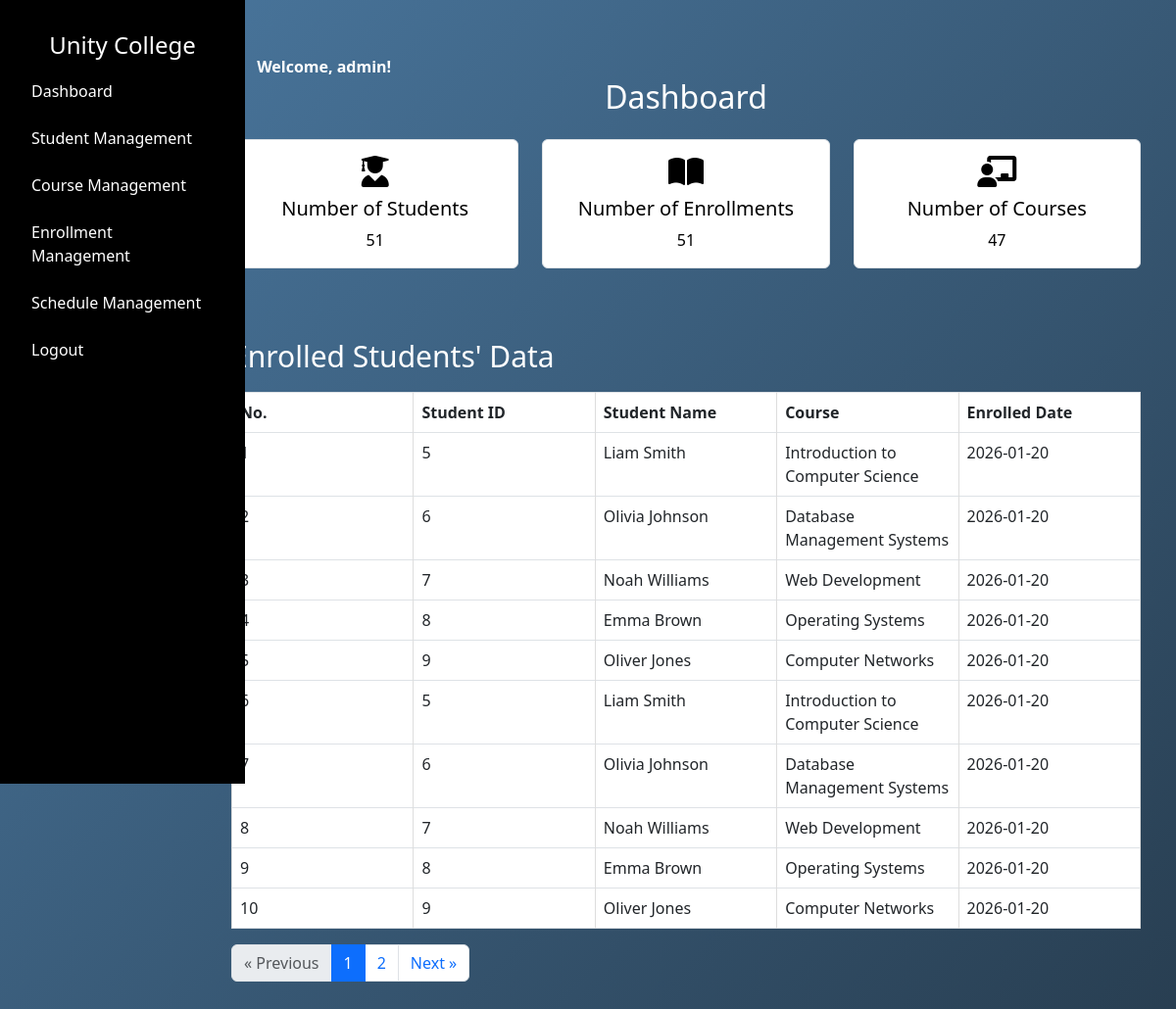
The app's page /admin/dashboard (signed in) with its own data.
### tables this page shows
CREATE TABLE "enrollment" (
    "id" INTEGER PRIMARY KEY AUTOINCREMENT,
    "student_id" INTEGER NOT NULL,
    "course_id" INTEGER NOT NULL,
    "enroll_date" DATE NOT NULL,
    FOREIGN KEY("student_id") REFERENCES "student"("id") ON DELETE RESTRICT,
    FOREIGN KEY("course_id") REFERENCES "course"("id") ON DELETE RESTRICT
);

CREATE TABLE "student" (
    id INTEGER PRIMARY KEY AUTOINCREMENT,
    first_name TEXT NOT NULL,
    last_name TEXT NOT NULL,
    phone TEXT NOT NULL,
    email TEXT NOT NULL UNIQUE,
    address TEXT NOT NULL,
    password TEXT NOT NULL
);

CREATE TABLE "course" (
    "id" INTEGER PRIMARY KEY AUTOINCREMENT,
    "name" TEXT NOT NULL,
    "image" TEXT NOT NULL,
    "description" TEXT NOT NULL,
    "credits" INTEGER NOT NULL,
    "lecturer" TEXT NOT NULL
);

### app.py (the view)
@app.route("/admin/dashboard")
def admin_dashboard():
    if 'admin_uid' not in session or session.get('user_type') != 'admin':
        return redirect(url_for('admin_login'))
    first_name = session.get('first_name')
    admin_uid = session.get('admin_uid')
    try:
        total_students = query_db("SELECT COUNT(*) FROM student")[0][0]
        total_courses = query_db("SELECT COUNT(*) FROM course")[0][0]
        total_enrollments = query_db("SELECT COUNT(*) FROM enrollment")[0][0]
        page = request.args.get('page', 1, type=int)
        per_page = 10
        offset = (page - 1) * per_page
        enrolled_students = query_db("""
            SELECT
                student.id AS student_id,
                student.first_name || ' ' || student.last_name AS student_name,
                course.name AS course_name,
                enrollment.enroll_date
            FROM enrollment
            JOIN student ON enrollment.student_id = student.id
            JOIN course ON enrollment.course_id = course.id
            LIMIT ? OFFSET ?
        """, (per_page, offset))
        total_enrolled_students = query_db("""
            SELECT COUNT(*)
            FROM enrollment
            JOIN student ON enrollment.student_id = student.id
            JOIN course ON enrollment.course_id = course.id
        """)[0][0]
        total_pages = (total_enrolled_students + per_page - 1) // per_page
    except Exception as e:
        print(traceback.format_exc())
        total_students = total_courses = total_enrollments = 0
        enrolled_students = []
        total_pages = 0
    return render_template(
        "admin/dashboard.html",
        first_name=first_name,
        admin_uid=admin_uid,
        total_students=total_students,
        total_courses=total_courses,
        total_enrollments=total_enrollments,
        enrolled_students=enrolled_students,
        current_page=page,
        total_pages=total_pages
    )

### dbcontroller.py (called while the page is built)
def query_db(query, args=()):
    con = None
    try:
        con = sqlite3.connect(DB_NAME)
        cur = con.cursor()
        cur.execute(query, args)
        rv = cur.fetchall()
        return rv
    except sqlite3.Error as e:
        print(f"[query_db error] {e}")
        raise
    finally:
        if con:
            con.close()

### templates/admin/dashboard.html (shortened to what this page needs)
{% extends '/admin/layout.html' %} {% block content %}
<link
  rel="stylesheet"
  href="https://cdnjs.cloudflare.com/ajax/libs/font-awesome/6.0.0-beta3/css/all.min.css"
/>
<link href="/static/css/admin/dashboard.css" rel="stylesheet" />
<div class="container mt-4">
  {% if admin_uid %}
  <div class="username">
    <span style="color: white">
      <span style="font-weight: bold; color: white"
        >Welcome, {{ first_name }}!</span
      >
    </span>
  </div>
  {% endif %}
  <h2 class="text-center mb-4 dashboardtitle">Dashboard</h2>
  <div class="row">
    <div class="col-12 col-md-4 mb-4">
      <div class="card">
        <div class="card-body">
          <i class="fas fa-user-graduate fa-2x"></i>
          <h5 class="card-title mt-2">Number of Students</h5>
          <p class="card-text">{{ total_students }}</p>
        </div>
      </div>
    </div>
    <div class="col-12 col-md-4 mb-4">
      <div class="card">
        <div class="card-body">
          <i class="fas fa-book-open fa-2x"></i>
          <h5 class="card-title mt-2">Number of Enrollments</h5>
          <p class="card-text">{{ total_enrollments }}</p>
        </div>
      </div>
    </div>
    <div class="col-12 col-md-4 mb-4">
      <div class="card">
        <div class="card-body">
          <i class="fas fa-chalkboard-teacher fa-2x"></i>
          <h5 class="card-title mt-2">Number of Courses</h5>
          <p class="card-text">{{ total_courses }}</p>
        </div>
      </div>
    </div>
  </div>
  <div class="row mt-5">
    <div class="col-12">
      <h3 class="tabletitle">Enrolled Students' Data</h3>
      <div class="table-responsive">
        <table class="table table-bordered">
          <thead>
            <tr>
              <th>No.</th>
              <th>Student ID</th>
              <th>Student Name</th>
              <th>Course</th>
              <th>Enrolled Date</th>
            </tr>
          </thead>
          <tbody>
            {% if enrolled_students %} {% for student in enrolled_students %}
            <tr>
              <td>{{ loop.index + (current_page - 1) * 10 }}</td>
              <td>{{ student[0] }}</td>
              <td>{{ student[1] }}</td>
              <td>{{ student[2] }}</td>
              <td>{{ student[3] }}</td>
            </tr>
            {% endfor %} {% else %}
            <tr>
              <td colspan="5" class="text-center">No enrollments found.</td>
            </tr>
            {% endif %}
          </tbody>
        </table>
      </div>
      <nav aria-label="Page navigation" class="pagination-container">
        <ul class="pagination">
          <li class="page-item {% if current_page == 1 %}disabled{% endif %}">
            <a
              class="page-link"
              href="{{ url_for('admin_dashboard', page=current_page-1) }}"
              aria-label="Previous"
            >
              <span aria-hidden="true">&laquo;</span> Previous
            </a>
          </li>
          {% set page_range = [current_page - 1, current_page, current_page + 1]
          %} {% for p in page_range %} {% if p > 0 and p <= total_pages %}
          <li class="page-item {% if p == current_page %}active{% endif %}">
            <a class="page-link" href="{{ url_for('admin_dashboard', page=p) }}"
              >{{ p }}</a
            >
          </li>
          {% endif %} {% endfor %}
          <li
            class="page-item {% if current_page == total_pages %}disabled{% endif %}"
          >
            <a
              class="page-link"
              href="{{ url_for('admin_dashboard', page=current_page+1) }}"
              aria-label="Next"
            >
              Next <span aria-hidden="true">&raquo;</span>
            </a>
          </li>
        </ul>
      </nav>
    </div>
  </div>
</div>
{% endblock %}

### templates/admin/layout.html (shortened to what this page needs)
<!DOCTYPE html>
<html lang="en">
  <head>
    <link href="/static/css/admin/layout.css" rel="stylesheet" />
    <link
      href="https://cdn.jsdelivr.net/npm/bootstrap@5.3.0/dist/css/bootstrap.min.css"
      rel="stylesheet"
    />
    <link
      href="https://cdnjs.cloudflare.com/ajax/libs/font-awesome/6.0.0-beta3/css/all.min.css"
      rel="stylesheet"
    />
  </head>
  <body>
    <div class="container-fluid">
      <div class="row">
        <nav id="sidebar" class="col-md-3 col-lg-2 d-md-block custom-sidebar">
          <div class="position-sticky">
            <h4 class="text-center mt-3">Unity College</h4>
            <ul class="nav flex-column">
              <li class="nav-item">
                <a
                  class="nav-link active"
                  href="{{ url_for('admin_dashboard') }}"
                  >Dashboard</a
                >
              </li>
              <li class="nav-item">
                <a class="nav-link" href="{{ url_for('admin_view_students') }}"
                  >Student Management</a
                >
              </li>
              <li class="nav-item">
                <a class="nav-link" href="{{ url_for('admin_view_courses') }}"
                  >Course Management</a
                >
              </li>
              <li class="nav-item">
                <a class="nav-link" href="{{url_for('admin_view_enrollment')}}"
                  >Enrollment Management</a
                >
              </li>
              <li class="nav-item">
                <a class="nav-link" href="{{url_for('admin_view_schedules')}}"
                  >Schedule Management</a
                >
              </li>
              <li class="nav-item">
                {% if admin_uid %}
                <a class="nav-link" href="{{ url_for('admin_logout') }}"
                  >Logout</a
                >
                {% else %}
                <a class="nav-link" href="{{ url_for('admin_login') }}"
                  >Login</a
                >
                {% endif %}
              </li>
            </ul>
          </div>
        </nav>
        <main class="col-md-9 ms-sm-auto col-lg-10 px-4 main-content">
          {% block content %}{% endblock %}
        </main>
      </div>
    </div>
  </body>
</html>

### static/css/admin/layout.css (style rules this page uses)
body { font-family: Arial, sans-serif; margin: 0; background: linear-gradient(135deg, #4b79a1 0%, #283e51 100%) no-repeat center center fixed; }
#sidebar.custom-sidebar { background: black; color: #ffffff; height: 100vh; padding-top: 1rem; position: fixed; top: 0; left: 0; width: 250px; transition: transform 0.3s ease, width 0.3s ease; transform: translateX(0); z-index: 1000; }
#sidebar.custom-sidebar .nav-link { color: #ffffff; padding: 0.75rem 1.25rem; transition: background-color 0.3s ease; }
.main-content { margin-left: 250px; padding: 2rem; transition: margin-left 0.3s ease, padding 0.3s ease; }

### static/css/admin/dashboard.css (style rules this page uses)
.card { border: 1px solid #dee2e6; border-radius: 0.375rem; background-color: white; color: black; display: flex; flex-direction: column; align-items: center; justify-content: center; max-width: 300px; margin: 0 auto; }
.card-body { text-align: center; color: inherit; }
.card-title { font-size: 20px; }
.tabletitle { font-size: 30px; color: white; }
table { width: 90%; border-collapse: collapse; margin: 10px auto; table-layout: fixed; }
th, td { padding: 4px; text-align: left; border: 1px solid #ddd; }
th { background-color: #f2f2f2; }
tr:nth-child(even) { background-color: #f9f9f9; }
.table-responsive { overflow-x: auto; }
.dashboardtitle { color: white; }
a { text-decoration: none; }

### records on screen
enrollment: student "5", student "Liam Smith", name "Introduction to Computer Science", enroll_date "2026-01-20"
enrollment: student "6", student "Olivia Johnson", name "Database Management Systems", enroll_date "2026-01-20"
enrollment: student "7", student "Noah Williams", name "Web Development", enroll_date "2026-01-20"
enrollment: student "8", student "Emma Brown", name "Operating Systems", enroll_date "2026-01-20"
enrollment: student "9", student "Oliver Jones", name "Computer Networks", enroll_date "2026-01-20"
enrollment: student "5", student "Liam Smith", name "Introduction to Computer Science", enroll_date "2026-01-20"
enrollment: student "6", student "Olivia Johnson", name "Database Management Systems", enroll_date "2026-01-20"
enrollment: student "7", student "Noah Williams", name "Web Development", enroll_date "2026-01-20"
enrollment: student "8", student "Emma Brown", name "Operating Systems", enroll_date "2026-01-20"
enrollment: student "9", student "Oliver Jones", name "Computer Networks", enroll_date "2026-01-20"

### other values on screen
{{ first_name }} "admin"
{{ total_students }} "51"
{{ total_enrollments }} "51"
{{ total_courses }} "47"
{{ p }} "1" "2"
